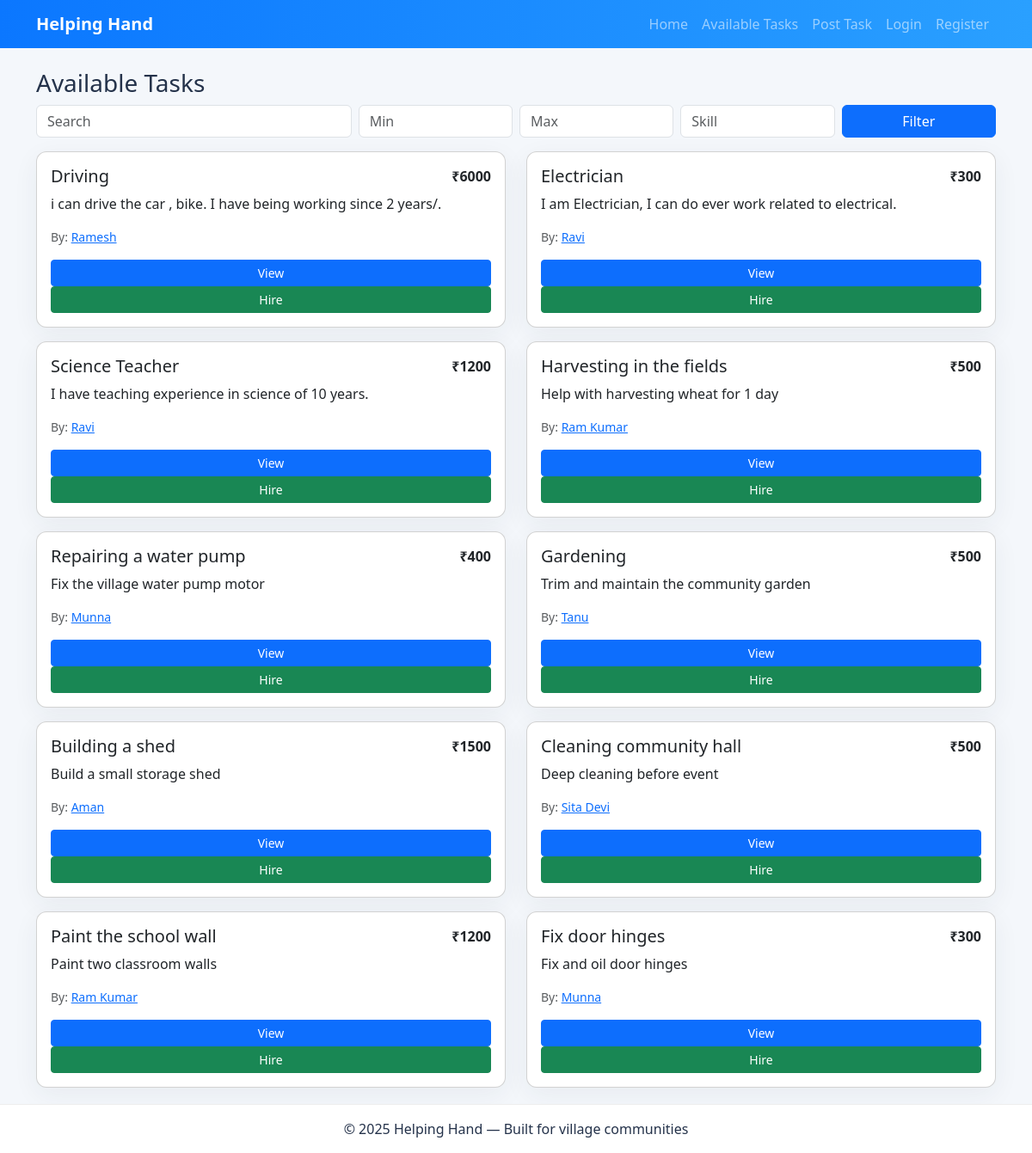
Screenshot of /search with the database file from the repository.
### tables this page shows
CREATE TABLE tasks (
    id INTEGER PRIMARY KEY AUTOINCREMENT,
    title TEXT NOT NULL,
    description TEXT,
    budget TEXT,
    user_id INTEGER,
    status TEXT DEFAULT 'open',
    created_at TEXT,
    FOREIGN KEY (user_id) REFERENCES users(id) ON DELETE SET NULL
);

CREATE TABLE users (
    id INTEGER PRIMARY KEY AUTOINCREMENT,
    name TEXT NOT NULL,
    email TEXT UNIQUE NOT NULL,
    password TEXT NOT NULL,
    skills TEXT,
    role TEXT DEFAULT 'worker',
    rating REAL DEFAULT 5,
    created_at TEXT
);

### app.py (the view)
@app.route('/search')
def search():
    q = request.args.get('q','').strip()
    skill = request.args.get('skill','').strip()
    minb = request.args.get('minb','')
    maxb = request.args.get('maxb','')
    sql = 'SELECT t.*, u.name as poster_name FROM tasks t LEFT JOIN users u ON t.user_id = u.id WHERE 1=1'
    args = []
    if q:
        sql += ' AND (t.title LIKE ? OR t.description LIKE ?)'
        args += [f'%{q}%', f'%{q}%']
    if skill:
        sql += ' AND u.skills LIKE ?'
        args += [f'%{skill}%']
    if minb:
        sql += ' AND CAST(t.budget AS INTEGER) >= ?'
        args += [minb]
    if maxb:
        sql += ' AND CAST(t.budget AS INTEGER) <= ?'
        args += [maxb]
    sql += ' ORDER BY t.created_at DESC'
    tasks = query_db(sql, args)
    return render_template('tasks.html', tasks=tasks)

### app.py (called while the page is built)
def get_db():
    db = getattr(g, '_database', None)
    if db is None:
        db = g._database = sqlite3.connect(DATABASE)
        db.row_factory = sqlite3.Row
    return db

@app.teardown_appcontext
def close_connection(exception):
    db = getattr(g, '_database', None)
    if db is not None:
        db.close()

def query_db(query, args=(), one=False):
    cur = get_db().execute(query, args)
    rv = cur.fetchall()
    cur.close()
    return (rv[0] if rv else None) if one else rv

### templates/tasks.html
{% extends "base.html" %}
{% block content %}
<h3>Available Tasks</h3>
<form class="row g-2 mb-3" action="{{ url_for('search') }}">
  <div class="col-md-4"><input class="form-control" name="q" placeholder="Search"></div>
  <div class="col-md-2"><input class="form-control" name="minb" placeholder="Min"></div>
  <div class="col-md-2"><input class="form-control" name="maxb" placeholder="Max"></div>
  <div class="col-md-2"><input class="form-control" name="skill" placeholder="Skill"></div>
  <div class="col-md-2"><button class="btn btn-primary w-100">Filter</button></div>
</form>
<div class="row">
  {% for t in tasks %}
    <div class="col-md-6">
      <div class="card mb-3 p-3 hover-card">
        <div class="d-flex justify-content-between">
          <h5>{{ t['title'] }}</h5>
          <div class="fw-bold">₹{{ t['budget'] }}</div>
        </div>
        <p>{{ t['description'] }}</p>
        <p class="small text-muted">By: <a href="{{ url_for('profile', user_id=t['user_id']) }}">{{ t['poster_name'] or 'Unknown' }}</a></p>
        <a class="btn btn-sm btn-primary" href="{{ url_for('task_detail', task_id=t['id']) }}">View</a>
        <a class="btn btn-sm btn-success" href="{{ url_for('hire', task_id=t['id']) }}">Hire</a>
      </div>
    </div>
  {% endfor %}
</div>
{% endblock %}

### static/styles.css (style rules this page uses)
:root { --primary:#0b77ff;--primary-dark:#0759cc;--muted:#6c757d;--radius:12px; }
body { background:#f4f7fb;font-family:system-ui,Segoe UI,Roboto,Arial;color:#24324a;margin-bottom:60px; }
.card { border-radius:var(--radius);box-shadow:0 8px 30px rgba(36,50,74,0.06); }
.hover-card { transition:transform .15s ease, box-shadow .15s ease; }

### rows the page displays
tasks: title "Driving", budget "6000", description "i can drive the car , bike. I have being working since 2 years/.", name "Ramesh"
tasks: title "Electrician", budget "300", description "I am Electrician, I can do ever work related to electrical.", name "Ravi"
tasks: title "Science Teacher", budget "1200", description "I have teaching experience in science of 10 years.", name "Ravi"
tasks: title "Harvesting in the fields", budget "500", description "Help with harvesting wheat for 1 day", name "Ram Kumar"
tasks: title "Repairing a water pump", budget "400", description "Fix the village water pump motor", name "Munna"
tasks: title "Gardening", budget "500", description "Trim and maintain the community garden", name "Tanu"
tasks: title "Building a shed", budget "1500", description "Build a small storage shed", name "Aman"
tasks: title "Cleaning community hall", budget "500", description "Deep cleaning before event", name "Sita Devi"
tasks: title "Paint the school wall", budget "1200", description "Paint two classroom walls", name "Ram Kumar"
tasks: title "Fix door hinges", budget "300", description "Fix and oil door hinges", name "Munna"

### other values shown
{{ 2025 }} "2025"
